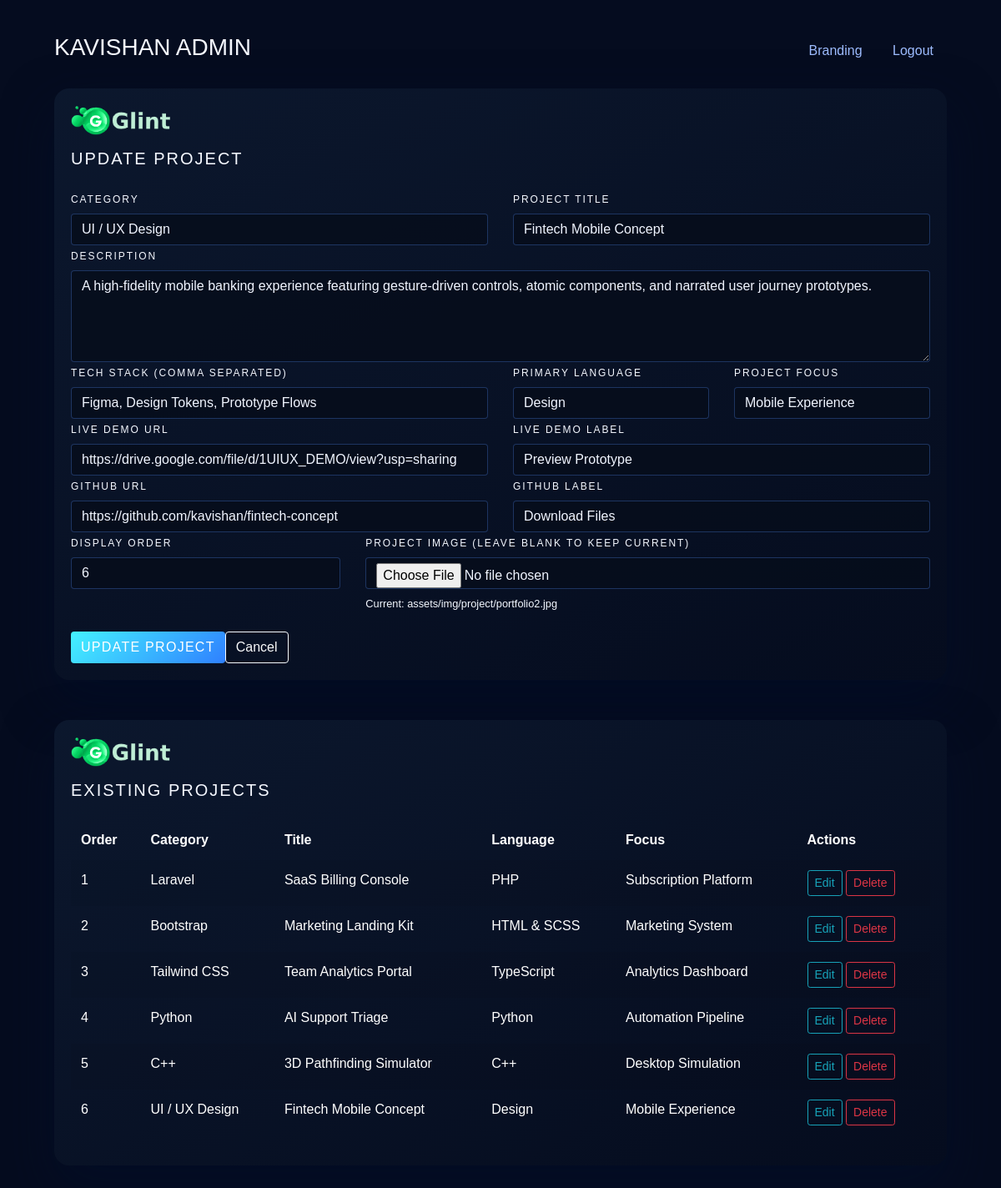
The app's page /admin/projects.php?id=6 (signed in) with its own data.
### tables this page shows
CREATE TABLE IF NOT EXISTS `projects` (
  `id` INT UNSIGNED NOT NULL AUTO_INCREMENT,
  `category_name` VARCHAR(120) NOT NULL,
  `category_slug` VARCHAR(150) NOT NULL,
  `title` VARCHAR(180) NOT NULL,
  `description` TEXT NOT NULL,
  `tech_stack` TEXT NULL,
  `primary_language` VARCHAR(80) NOT NULL,
  `project_focus` VARCHAR(160) NOT NULL,
  `image_path` VARCHAR(255) NOT NULL,
  `live_demo_url` VARCHAR(255) DEFAULT NULL,
  `live_demo_label` VARCHAR(120) DEFAULT NULL,
  `github_url` VARCHAR(255) DEFAULT NULL,
  `github_label` VARCHAR(120) DEFAULT NULL,
  `display_order` INT DEFAULT 0,
  `created_at` TIMESTAMP NOT NULL DEFAULT CURRENT_TIMESTAMP,
  `updated_at` TIMESTAMP NOT NULL DEFAULT CURRENT_TIMESTAMP ON UPDATE CURRENT_TIMESTAMP,
  PRIMARY KEY (`id`),
  UNIQUE KEY `slug_unique` (`category_slug`)
);

### inc/db.php (called while the page is built, shortened)
<?php
function getSettings(PDO $pdo): array
{
    $stmt = $pdo->query('SELECT setting_key, setting_value FROM settings');
    $settings = [];
    foreach ($stmt as $row) {
        $settings[$row['setting_key']] = $row['setting_value'];
    }
    return $settings;
}
function getProjects(PDO $pdo): array
{
    $stmt = $pdo->query('SELECT * FROM projects ORDER BY display_order ASC, category_name ASC');
    return $stmt->fetchAll();
}

### admin/projects.php (the view, shortened to what this page needs)
<?php
$errors = [];
$editingProject = null;
$pdo = null;
try {
    $pdo = getPDO();
} catch (Throwable $e) {
    $dbError = $e->getMessage();
}
$brandingLogo = '../assets/img/logo/logo.png';
if ($pdo) {
    $settings = getSettings($pdo);
    if (!empty($settings['header_logo'])) {
        $brandingLogo = '../' . ltrim($settings['header_logo'], '/');
    }
}
if (isset($_GET['id'])) {
    $id = (int) $_GET['id'];
    if ($pdo) {
        $stmt = $pdo->prepare('SELECT * FROM projects WHERE id = :id');
        $stmt->execute(['id' => $id]);
        $editingProject = $stmt->fetch();
    } else {
        $errors[] = 'Unable to load project while database connection is unavailable.';
    }
}
$projects = $pdo ? getProjects($pdo) : [];
?>
<!DOCTYPE html>
<html lang="en">
<head>
    <link rel="stylesheet" href="../assets/css/plugins/bootstrap.min.css">
</head>
<body>
    <div class="container">
        <div class="mb-4 d-flex justify-content-between align-items-center">
            <h1 class="h3 text-uppercase">Kavishan Admin</h1>
            <div>
                <a href="hero.php" class="nav-link d-inline-block me-3">Branding</a>
                <a href="logout.php" class="nav-link d-inline-block">Logout</a>
            </div>
        </div>
        <div class="card mb-5">
            <div class="card-body"><img src="<?= htmlspecialchars($brandingLogo, ENT_QUOTES, 'UTF-8'); ?>" alt="Kavishan" class="admin-logo mb-3">
                <h2 class="h5 mb-4"><?= $editingProject ? 'Update Project' : 'Create Project'; ?></h2>
                <form method="post" enctype="multipart/form-data">
                    <div class="row g-3">
                        <div class="col-md-6">
                            <label class="form-label" for="category_name">Category</label>
                            <input type="text" id="category_name" name="category_name" class="form-control" required value="<?= htmlspecialchars($editingProject['category_name'] ?? '', ENT_QUOTES, 'UTF-8'); ?>">
                        </div>
                        <div class="col-md-6">
                            <label class="form-label" for="title">Project Title</label>
                            <input type="text" id="title" name="title" class="form-control" required value="<?= htmlspecialchars($editingProject['title'] ?? '', ENT_QUOTES, 'UTF-8'); ?>">
                        </div>
                        <div class="col-12">
                            <label class="form-label" for="description">Description</label>
                            <textarea id="description" name="description" class="form-control" rows="4" required><?= htmlspecialchars($editingProject['description'] ?? '', ENT_QUOTES, 'UTF-8'); ?></textarea>
                        </div>
                        <div class="col-md-6">
                            <label class="form-label" for="tech_stack">Tech Stack (comma separated)</label>
                            <input type="text" id="tech_stack" name="tech_stack" class="form-control" value="<?= htmlspecialchars($editingProject['tech_stack'] ?? '', ENT_QUOTES, 'UTF-8'); ?>">
                        </div>
                        <div class="col-md-3">
                            <label class="form-label" for="primary_language">Primary Language</label>
                            <input type="text" id="primary_language" name="primary_language" class="form-control" required value="<?= htmlspecialchars($editingProject['primary_language'] ?? '', ENT_QUOTES, 'UTF-8'); ?>">
                        </div>
                        <div class="col-md-3">
                            <label class="form-label" for="project_focus">Project Focus</label>
                            <input type="text" id="project_focus" name="project_focus" class="form-control" required value="<?= htmlspecialchars($editingProject['project_focus'] ?? '', ENT_QUOTES, 'UTF-8'); ?>">
                        </div>
                        <div class="col-md-6">
                            <label class="form-label" for="live_demo_url">Live Demo URL</label>
                            <input type="url" id="live_demo_url" name="live_demo_url" class="form-control" value="<?= htmlspecialchars($editingProject['live_demo_url'] ?? '', ENT_QUOTES, 'UTF-8'); ?>">
                        </div>
                        <div class="col-md-6">
                            <label class="form-label" for="live_demo_label">Live Demo Label</label>
                            <input type="text" id="live_demo_label" name="live_demo_label" class="form-control" value="<?= htmlspecialchars($editingProject['live_demo_label'] ?? '', ENT_QUOTES, 'UTF-8'); ?>">
                        </div>
                        <div class="col-md-6">
                            <label class="form-label" for="github_url">GitHub URL</label>
                            <input type="url" id="github_url" name="github_url" class="form-control" value="<?= htmlspecialchars($editingProject['github_url'] ?? '', ENT_QUOTES, 'UTF-8'); ?>">
                        </div>
                        <div class="col-md-6">
                            <label class="form-label" for="github_label">GitHub Label</label>
                            <input type="text" id="github_label" name="github_label" class="form-control" value="<?= htmlspecialchars($editingProject['github_label'] ?? '', ENT_QUOTES, 'UTF-8'); ?>">
                        </div>
                        <div class="col-md-4">
                            <label class="form-label" for="display_order">Display Order</label>
                            <input type="number" id="display_order" name="display_order" class="form-control" value="<?= htmlspecialchars((string) ($editingProject['display_order'] ?? 0), ENT_QUOTES, 'UTF-8'); ?>">
                        </div>
                        <div class="col-md-8">
                            <label class="form-label" for="project_image">Project Image <?= $editingProject ? '(leave blank to keep current)' : ''; ?></label>
                            <input type="file" id="project_image" name="project_image" class="form-control" accept=".jpg,.jpeg,.png,.webp">
                            <?php if ($editingProject): ?>
                                <small class="d-block mt-2">Current: <?= htmlspecialchars($editingProject['image_path'], ENT_QUOTES, 'UTF-8'); ?></small>
                            <?php endif; ?>
                        </div>
                    </div>
                    <div class="mt-4 d-flex gap-2">
                        <button type="submit" class="btn btn-primary"><?= $editingProject ? 'Update Project' : 'Create Project'; ?></button>
                        <?php if ($editingProject): ?>
                            <a href="projects.php" class="btn btn-outline-light">Cancel</a>
                        <?php endif; ?>
                    </div>
                </form>
            </div>
        </div>
        <div class="card">
            <div class="card-body"><img src="<?= htmlspecialchars($brandingLogo, ENT_QUOTES, 'UTF-8'); ?>" alt="Kavishan" class="admin-logo mb-3">
                <h2 class="h5 mb-4">Existing Projects</h2>
                <div class="table-responsive">
                    <table class="table table-borderless table-striped align-middle text-white">
                        <thead>
                            <tr>
                                <th scope="col">Order</th>
                                <th scope="col">Category</th>
                                <th scope="col">Title</th>
                                <th scope="col">Language</th>
                                <th scope="col">Focus</th>
                                <th scope="col" class="text-end">Actions</th>
                            </tr>
                        </thead>
                        <tbody>
                            <?php foreach ($projects as $project): ?>
                                <tr>
                                    <td><?= (int) $project['display_order']; ?></td>
                                    <td><?= htmlspecialchars($project['category_name'], ENT_QUOTES, 'UTF-8'); ?></td>
                                    <td><?= htmlspecialchars($project['title'], ENT_QUOTES, 'UTF-8'); ?></td>
                                    <td><?= htmlspecialchars($project['primary_language'], ENT_QUOTES, 'UTF-8'); ?></td>
                                    <td><?= htmlspecialchars($project['project_focus'], ENT_QUOTES, 'UTF-8'); ?></td>
                                    <td class="text-end">
                                        <a href="projects.php?id=<?= (int) $project['id']; ?>" class="btn btn-sm btn-outline-info">Edit</a>
                                        <form method="post" class="d-inline" onsubmit="return confirm('Delete this project?');">
                                            <button type="submit" class="btn btn-sm btn-outline-danger">Delete</button>
                                        </form>
                                    </td>
                                </tr>
                            <?php endforeach; ?>
                        </tbody>
                    </table>
                </div>
            </div>
        </div>
    </div>
</body>
</html>

### admin/projects.php (style rules this page uses)
body { background: #050c1f; color: #f5f8ff; font-family: "Poppins", sans-serif; padding: 40px 0; }
.container { max-width: 1100px; }
.card { background: linear-gradient(150deg, rgba(12, 24, 46, 0.95), rgba(5, 12, 30, 0.96)); border: none; border-radius: 18px; box-shadow: 0 25px 60px rgba(2, 12, 41, 0.55); }
.admin-logo { height: 36px; width: auto; }
.card h2 { letter-spacing: 0.1em; text-transform: uppercase; }
.btn-primary { background: linear-gradient(135deg, #44f2ff, #2f80ff); border: none; text-transform: uppercase; letter-spacing: 0.08em; }
a.nav-link { color: #9ebdff !important; }
table tbody tr td { vertical-align: middle; }
label { text-transform: uppercase; font-size: 12px; letter-spacing: 0.16em; }
.form-control { background: rgba(6, 14, 28, 0.85); border: 1px solid rgba(86, 144, 255, 0.3); color: #f1f5ff; }

### records on screen
projects: category_name "UI / UX Design", title "Fintech Mobile Concept", description "A high-fidelity mobile banking experience featuring gesture-driven controls, atomic components, and narrated user journey prototypes.", tech_stack "Figma, Design Tokens, Prototype Flows", primary_language "Design", project_focus "Mobile Experience", live_demo_url "https://drive.google.com/file/d/1UIUX_DEMO/view?usp=sharing", live_demo_label "Preview Prototype", github_url "https://github.com/kavishan/fintech-concept", github_label "Download Files", display_order "6", image_path "assets/img/project/portfolio2.jpg"
projects: display_order "1", category_name "Laravel", title "SaaS Billing Console", primary_language "PHP", project_focus "Subscription Platform"
projects: display_order "2", category_name "Bootstrap", title "Marketing Landing Kit", primary_language "HTML & SCSS", project_focus "Marketing System"
projects: display_order "3", category_name "Tailwind CSS", title "Team Analytics Portal", primary_language "TypeScript", project_focus "Analytics Dashboard"
projects: display_order "4", category_name "Python", title "AI Support Triage", primary_language "Python", project_focus "Automation Pipeline"
projects: display_order "5", category_name "C++", title "3D Pathfinding Simulator", primary_language "C++", project_focus "Desktop Simulation"
